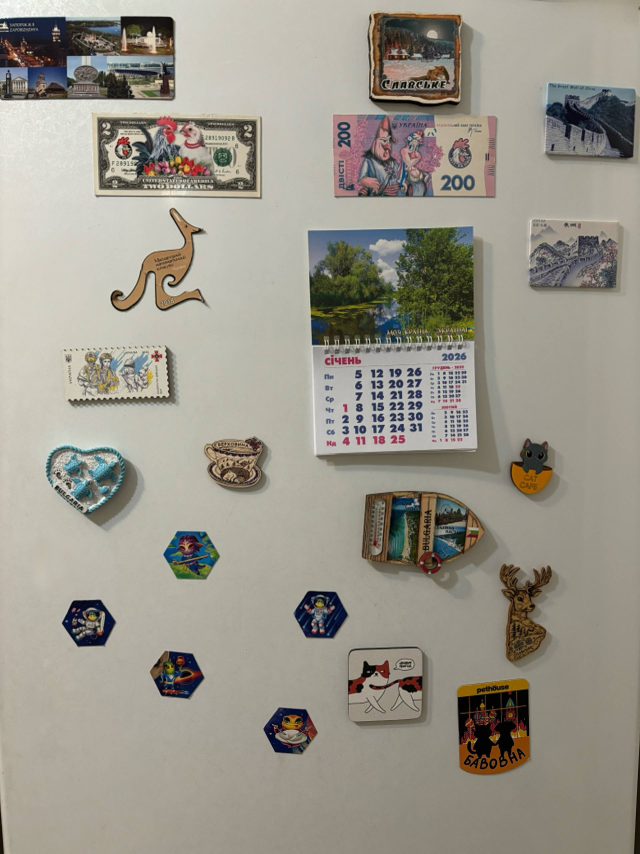
#> input picture images/1234.jpg, 1920 x 2560 px (shown at 1/3 size)
$ python Less_povtor.py
#> lines starting #> are read from the running program, lines starting #| are printed output that depends on the picture; after the words box and inside, x2 and y2 are one past the last pixel; in counts of white or black regions, pixels touching at a corner belong together
import cv2

img = cv2.imread('images/1234.jpg')
#> img is the input picture: shape (2560, 1920, 3); mean B, G, R 139.1, 150.1, 154.4
scale = 4
img = cv2.resize(img, (img.shape[1] // scale, img.shape[0] // scale))
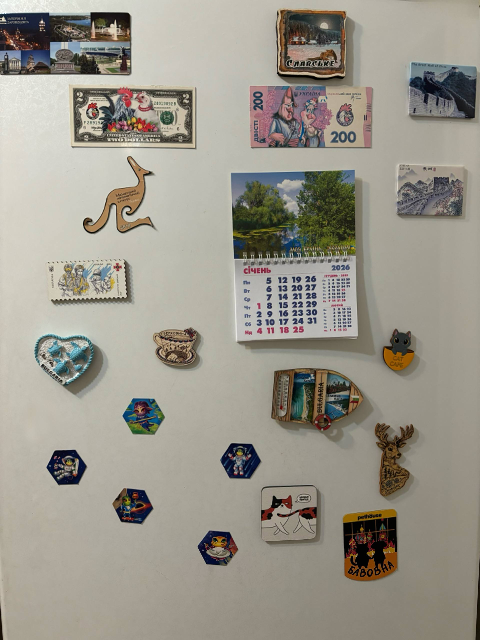
#> img: shape (640, 480, 3); mean B, G, R 139.2, 150.2, 154.5
img_copy = img.copy()
img = cv2.cvtColor(img, cv2.COLOR_BGR2GRAY)
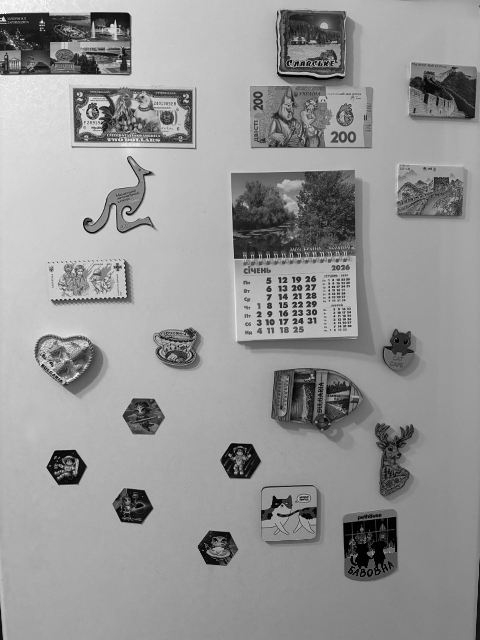
#> img: shape (640, 480); min 0, max 253, mean 150.3
img = cv2.GaussianBlur(img, (3, 3), 2)
img = cv2.equalizeHist(img)
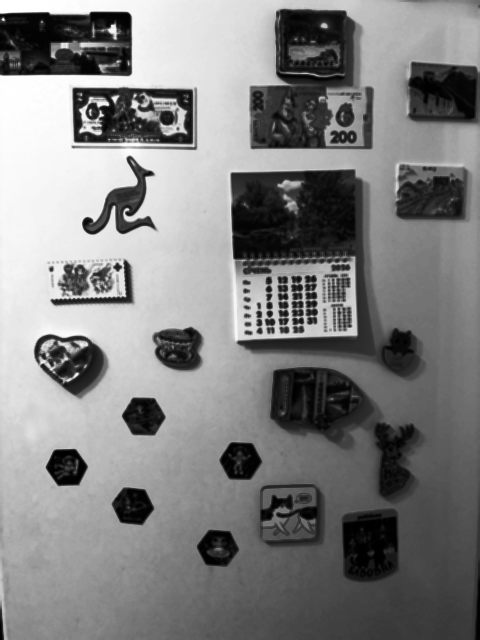
#> img: shape (640, 480); min 0, max 255, mean 128.5
img_edges = cv2.Canny(img, 50, 50)
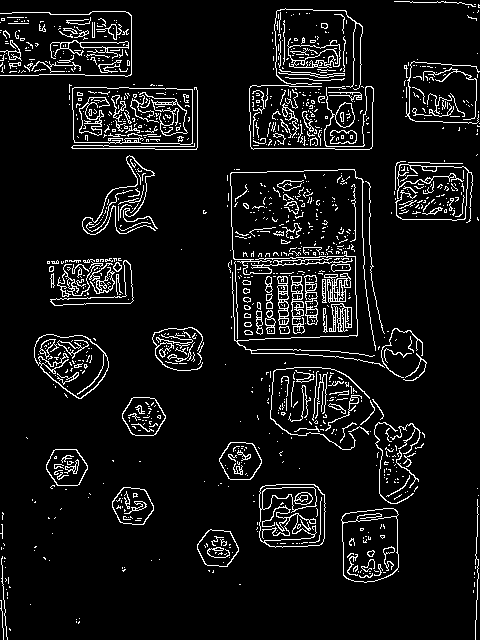
#> img_edges: shape (640, 480); 7.6% white in thin lines or dots
contours, hierarchy = cv2.findContours(img_edges, cv2.RETR_EXTERNAL, cv2.CHAIN_APPROX_SIMPLE)
#> contours = 912 contours, 845 with area under 20; largest, box (x1, y1, x2, y2) and area: (72, 87, 193, 145) 6538, (259, 484, 326, 548) 3866, (341, 508, 399, 583) 3726, (34, 334, 109, 399) 3265, (122, 397, 166, 436) 1258
rectangle = 0
for cnt in contours:
    area = cv2.contourArea(cnt)
    if area > 70:
        rectangle += 1
        x, y, w, h = cv2.boundingRect(cnt)
        cv2.drawContours(img_copy, [cnt], -1, (0, 255, 0), 2)
        cv2.rectangle(img_copy, (x, y), (x + w, y + h), (0, 255, 0), 2)
#> this loop made 912 passes
#> (area, x, y, w, h) on passes 41, 48, 63, 68, 105, 112, 160, 223, 243, 244, 248, 279: (1143.5, 197, 529, 42, 38), (3726, 341, 508, 58, 75), (1171, 112, 487, 42, 38), (3866.5, 259, 484, 67, 64), (1162.5, 46, 449, 42, 37), (1209, 219, 442, 43, 38), (1258, 122, 397, 44, 39), (3265, 34, 334, 75, 65), (143.5, 265, 310, 11, 24), (102.5, 256, 310, 7, 25), (339.5, 329, 303, 23, 29), (456.5, 291, 276, 14, 58)
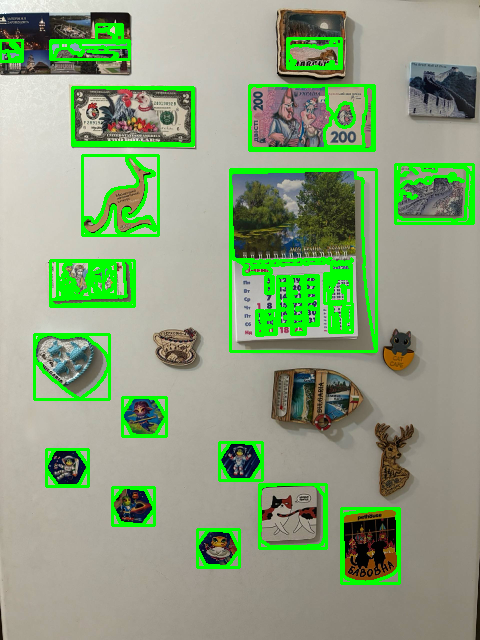
#> img_copy: shape (640, 480, 3); 9.67% of pixels changed, all inside (x1, y1, x2, y2) = (0, 23, 475, 585)
#> after the loop, rectangle = 29

print(f'Кількість знайдених магнітів: {rectangle}')
#| Кількість знайдених магнітів: 29

cv2.imshow('image', img)
cv2.imshow('image2', img_copy)
cv2.waitKey(0)
cv2.destroyAllWindows()

$ run again, with images/2.jpg copied over images/1234.jpg
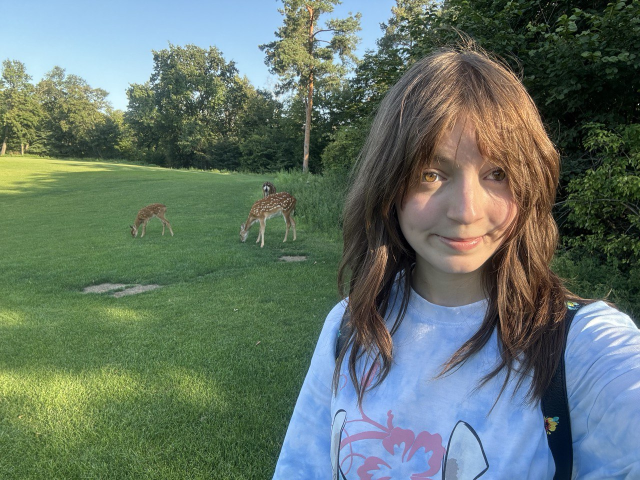
#> input picture images/2.jpg, 1280 x 960 px (shown at 1/2 size)
#> img is the input picture: shape (960, 1280, 3); mean B, G, R 105.2, 116.1, 99.7
#> `img_edges = cv2.Canny(img, 50, 50)`:
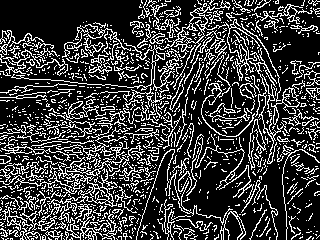
#> img_edges: shape (240, 320); 23.8% white in thin lines or dots
#> contours = 1145 contours, 1099 with area under 20; largest, box (x1, y1, x2, y2) and area: (11, 0, 260, 91) 1020, (1, 146, 118, 207) 649, (0, 195, 103, 240) 442, (61, 99, 106, 137) 295, (271, 87, 300, 125) 286
#> the loop `for cnt in contours:` made 1145 passes
#> (area, x, y, w, h) on passes 150, 198, 351, 444, 473, 515, 580, 736: (71.5, 0, 207, 33, 24), (442, 0, 195, 103, 45), (92.5, 0, 163, 22, 19), (649, 1, 146, 117, 61), (126, 67, 142, 76, 34), (138.5, 195, 134, 66, 79), (95, 56, 122, 72, 38), (295, 61, 99, 45, 38)
#> after the loop `for cnt in contours:`:
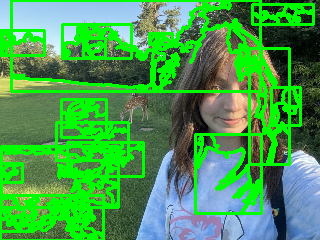
#> img_copy: shape (240, 320, 3); mean B, G, R 79.2, 157.2, 70.6
#> after the loop `for cnt in contours:`: rectangle = 16
#| Кількість знайдених магнітів: 16
